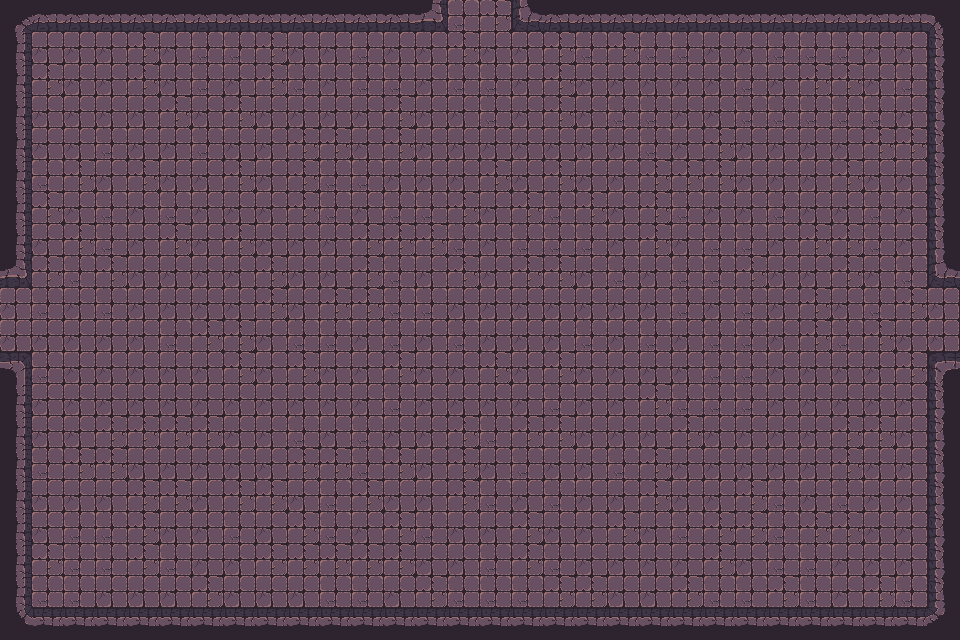

The image is a tile-based game level rendered from a .tmx file. Its description and complete source (layers, tilesets, objects, tile grids) follow:
An orthogonal 30x20 tile map with 32x32 px tiles, 1 tile layer (Tile layer 1), 2 tilesets and 57 objects.

<map version="1.10" tiledversion="1.11.2" orientation="orthogonal" renderorder="right-down" width="30" height="20" tilewidth="32" tileheight="32" infinite="0" nextlayerid="3" nextobjectid="1">
    <tileset firstgid="1" name="Town Tileset" tilewidth="32" tileheight="32" tilecount="64" columns="8">
        <image source="../../../tiles/World H Tileset.png" trans="ff00ff" width="256" height="256" />
        <tile id="4">
            <objectgroup draworder="index" id="2">
                <object id="1" x="0" y="0" width="32" height="32" />
            </objectgroup>
        </tile>
        <tile id="5">
            <objectgroup draworder="index" id="2">
                <object id="1" x="0" y="0" width="32" height="32" />
            </objectgroup>
        </tile>
        <tile id="6">
            <objectgroup draworder="index" id="2">
                <object id="1" x="0" y="0" width="32" height="32" />
            </objectgroup>
        </tile>
        <tile id="7">
            <objectgroup draworder="index" id="2">
                <object id="1" x="0" y="0" width="32" height="32" />
            </objectgroup>
        </tile>
        <tile id="8">
            <objectgroup draworder="index" id="2">
                <object id="1" x="0" y="0" width="32" height="32" />
            </objectgroup>
        </tile>
        <tile id="10">
            <objectgroup draworder="index" id="2">
                <object id="1" x="0" y="32" width="32" height="0" />
            </objectgroup>
        </tile>
        <tile id="11">
            <objectgroup draworder="index" id="2">
                <object id="1" x="0" y="32" width="32" height="0" />
                <object id="2" x="32" y="0" width="0" height="32" />
            </objectgroup>
        </tile>
        <tile id="12">
            <objectgroup draworder="index" id="2">
                <object id="1" x="32" y="0" width="0" height="32" />
            </objectgroup>
        </tile>
        <tile id="13">
            <objectgroup draworder="index" id="2">
                <object id="1" x="0" y="32" width="32" height="0" />
                <object id="2" x="0" y="32" width="32" height="0" />
                <object id="3" x="0" y="0" width="0" height="32" />
            </objectgroup>
        </tile>
        <tile id="14">
            <objectgroup draworder="index" id="2">
                <object id="1" x="0" y="0" width="0" height="32" />
            </objectgroup>
        </tile>
        <tile id="16">
            <objectgroup draworder="index" id="2">
                <object id="1" x="0" y="0" width="32" height="32" />
            </objectgroup>
        </tile>
        <tile id="24">
            <objectgroup draworder="index" id="2">
                <object id="1" x="0" y="0" width="32" height="32" />
            </objectgroup>
        </tile>
    </tileset>
    <tileset firstgid="65" name="Dungeon Crawler Tileset" tilewidth="32" tileheight="32" tilecount="100" columns="10">
        <image source="../../../tiles/Dungeon_Tile.png" trans="" width="320" height="320" />
        <tile id="2">
            <objectgroup draworder="index" id="2">
                <object id="1" x="0" y="0" width="32" height="32" />
            </objectgroup>
        </tile>
        <tile id="3">
            <objectgroup draworder="index" id="2">
                <object id="1" x="0" y="0" width="32" height="32" />
            </objectgroup>
        </tile>
        <tile id="4">
            <objectgroup draworder="index" id="2">
                <object id="1" x="0" y="0" width="32" height="32" />
            </objectgroup>
        </tile>
        <tile id="5">
            <objectgroup draworder="index" id="2">
                <object id="1" x="0" y="0" width="32" height="32" />
            </objectgroup>
        </tile>
        <tile id="6">
            <objectgroup draworder="index" id="2">
                <object id="1" x="0" y="0" width="32" height="32" />
            </objectgroup>
        </tile>
        <tile id="8">
            <objectgroup draworder="index" id="2">
                <object id="1" x="0" y="0" width="32" height="32" />
            </objectgroup>
        </tile>
        <tile id="12">
            <objectgroup draworder="index" id="2">
                <object id="1" x="0" y="0" width="32" height="32" />
            </objectgroup>
        </tile>
        <tile id="13">
            <objectgroup draworder="index" id="2">
                <object id="1" x="0" y="0" width="32" height="32" />
            </objectgroup>
        </tile>
        <tile id="14">
            <objectgroup draworder="index" id="2">
                <object id="1" x="0" y="0" width="32" height="32" />
            </objectgroup>
        </tile>
        <tile id="15">
            <objectgroup draworder="index" id="2">
                <object id="1" x="0" y="0" width="32" height="32" />
            </objectgroup>
        </tile>
        <tile id="16">
            <objectgroup draworder="index" id="2">
                <object id="1" x="0" y="0" width="32" height="32" />
            </objectgroup>
        </tile>
        <tile id="18">
            <objectgroup draworder="index" id="2">
                <object id="1" x="0" y="0" width="32" height="32" />
            </objectgroup>
        </tile>
        <tile id="22">
            <objectgroup draworder="index" id="2">
                <object id="1" x="0" y="0" width="32" height="32" />
            </objectgroup>
        </tile>
        <tile id="23">
            <objectgroup draworder="index" id="2">
                <object id="1" x="0" y="0" width="32" height="32" />
            </objectgroup>
        </tile>
        <tile id="24">
            <objectgroup draworder="index" id="2">
                <object id="1" x="0" y="0" width="32" height="32" />
            </objectgroup>
        </tile>
        <tile id="25">
            <objectgroup draworder="index" id="2">
                <object id="1" x="0" y="0" width="32" height="32" />
            </objectgroup>
        </tile>
        <tile id="26">
            <objectgroup draworder="index" id="2">
                <object id="1" x="0" y="0" width="32" height="32" />
            </objectgroup>
        </tile>
        <tile id="28">
            <objectgroup draworder="index" id="2">
                <object id="1" x="0" y="0" width="32" height="32" />
            </objectgroup>
        </tile>
        <tile id="32">
            <objectgroup draworder="index" id="2">
                <object id="1" x="0" y="0" width="32" height="32" />
            </objectgroup>
        </tile>
        <tile id="33">
            <objectgroup draworder="index" id="2">
                <object id="1" x="0" y="0" width="32" height="32" />
            </objectgroup>
        </tile>
        <tile id="34">
            <objectgroup draworder="index" id="2">
                <object id="1" x="0" y="0" width="32" height="32" />
            </objectgroup>
        </tile>
        <tile id="35">
            <objectgroup draworder="index" id="2">
                <object id="1" x="0" y="0" width="32" height="32" />
            </objectgroup>
        </tile>
        <tile id="36">
            <objectgroup draworder="index" id="2">
                <object id="1" x="0" y="0" width="32" height="32" />
            </objectgroup>
        </tile>
        <tile id="38">
            <objectgroup draworder="index" id="2">
                <object id="1" x="0" y="0" width="32" height="32" />
            </objectgroup>
        </tile>
        <tile id="42">
            <objectgroup draworder="index" id="2">
                <object id="1" x="0" y="0" width="32" height="32" />
            </objectgroup>
        </tile>
        <tile id="43">
            <objectgroup draworder="index" id="2">
                <object id="1" x="0" y="0" width="32" height="32" />
            </objectgroup>
        </tile>
        <tile id="44">
            <objectgroup draworder="index" id="2">
                <object id="1" x="0" y="0" width="32" height="32" />
            </objectgroup>
        </tile>
        <tile id="45">
            <objectgroup draworder="index" id="2">
                <object id="1" x="0" y="0" width="32" height="32" />
            </objectgroup>
        </tile>
        <tile id="46">
            <objectgroup draworder="index" id="2">
                <object id="1" x="0" y="0" width="32" height="32" />
            </objectgroup>
        </tile>
        <tile id="48">
            <objectgroup draworder="index" id="2">
                <object id="1" x="0" y="0" width="32" height="32" />
            </objectgroup>
        </tile>
        <tile id="52">
            <objectgroup draworder="index" id="2">
                <object id="1" x="0" y="0" width="32" height="32" />
            </objectgroup>
        </tile>
        <tile id="53">
            <objectgroup draworder="index" id="2">
                <object id="1" x="0" y="0" width="32" height="32" />
            </objectgroup>
        </tile>
        <tile id="54">
            <objectgroup draworder="index" id="2">
                <object id="1" x="0" y="0" width="32" height="32" />
            </objectgroup>
        </tile>
        <tile id="55">
            <objectgroup draworder="index" id="2">
                <object id="1" x="0" y="0" width="32" height="32" />
            </objectgroup>
        </tile>
        <tile id="56">
            <objectgroup draworder="index" id="2">
                <object id="1" x="0" y="0" width="32" height="32" />
            </objectgroup>
        </tile>
        <tile id="58">
            <objectgroup draworder="index" id="2">
                <object id="1" x="0" y="0" width="32" height="32" />
            </objectgroup>
        </tile>
        <tile id="62">
            <objectgroup draworder="index" id="2">
                <object id="1" x="0" y="0" width="32" height="32" />
            </objectgroup>
        </tile>
        <tile id="63">
            <objectgroup draworder="index" id="2">
                <object id="1" x="0" y="0" width="32" height="32" />
            </objectgroup>
        </tile>
        <tile id="64">
            <objectgroup draworder="index" id="2">
                <object id="1" x="0" y="0" width="32" height="32" />
            </objectgroup>
        </tile>
        <tile id="65">
            <objectgroup draworder="index" id="2">
                <object id="1" x="0" y="0" width="32" height="32" />
            </objectgroup>
        </tile>
        <tile id="66">
            <objectgroup draworder="index" id="2">
                <object id="1" x="0" y="0" width="32" height="32" />
            </objectgroup>
        </tile>
        <tile id="68">
            <objectgroup draworder="index" id="2">
                <object id="1" x="0" y="0" width="32" height="32" />
            </objectgroup>
        </tile>
    </tileset>
    <layer id="1" name="Tile layer 1" width="30" height="20">
        <data encoding="csv">
67,68,68,68,68,68,68,68,68,68,68,68,68,103,66,65,100,68,68,68,68,68,68,68,68,68,68,68,68,69,
77,75,75,75,65,75,66,66,65,75,75,66,75,75,65,75,75,65,66,65,66,66,75,75,66,66,66,75,75,79,
77,65,75,75,65,75,66,75,65,66,75,66,66,75,66,66,75,65,75,75,75,75,75,66,75,65,65,75,66,79,
77,75,75,75,75,65,75,65,75,75,75,75,65,75,75,66,75,65,75,66,66,75,75,66,66,66,66,66,75,79,
77,75,75,66,75,75,66,75,75,65,65,75,65,75,75,75,75,75,75,75,66,75,65,75,75,75,75,65,65,79,
77,66,65,75,65,75,75,65,75,65,66,66,75,75,75,65,75,65,75,75,65,65,65,75,75,75,65,75,75,79,
77,65,75,66,75,66,75,75,75,65,66,75,66,66,65,75,65,66,65,75,65,66,75,75,66,75,75,66,75,79,
77,75,65,66,75,65,75,65,75,75,75,65,65,65,66,75,66,66,66,75,65,75,66,66,75,65,65,66,75,79,
103,65,66,65,75,75,75,75,65,75,75,65,66,75,65,75,65,65,75,66,75,66,66,65,75,75,65,75,66,100,
75,66,75,66,75,75,75,75,65,75,65,65,66,66,75,75,75,75,75,75,75,66,75,66,75,65,75,66,65,75,
75,75,75,75,75,66,65,65,75,66,66,75,66,75,66,75,75,75,66,75,66,75,66,66,75,65,66,65,75,75,
73,66,75,75,75,75,75,65,75,65,75,75,65,75,75,65,75,65,75,75,75,75,66,66,75,75,75,75,65,70,
77,75,75,75,75,75,75,75,75,75,75,75,66,75,75,75,75,66,75,75,65,66,66,66,75,75,75,75,75,79,
77,75,75,65,65,65,65,75,75,66,75,66,75,75,65,66,65,65,75,75,75,65,75,75,75,75,65,65,75,79,
77,66,65,65,75,75,75,75,75,65,65,66,65,75,65,75,66,75,75,66,65,75,75,75,75,75,65,75,75,79,
77,75,75,75,65,65,75,65,65,75,66,65,75,75,65,66,75,66,75,75,65,75,75,65,66,75,66,75,75,79,
77,75,66,66,65,75,75,66,75,65,66,75,65,66,75,75,65,75,75,65,75,66,65,65,66,65,65,75,75,79,
77,65,66,66,65,66,75,75,65,65,65,65,65,75,75,66,65,66,75,75,75,75,65,75,66,66,75,75,75,79,
77,66,66,75,75,75,65,75,75,75,66,66,75,65,66,66,66,65,65,75,75,65,66,66,65,66,75,65,66,79,
87,88,88,88,88,88,88,88,88,88,88,88,88,88,88,88,88,88,88,88,88,88,88,88,88,88,88,88,88,89
        </data>
    </layer>
</map>
